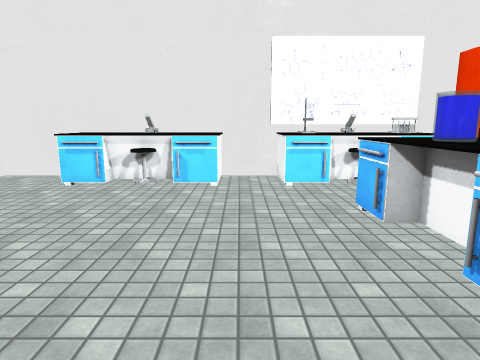
view 1 (above)

17 first-person views from a walk through a scene from a Unity 3-D project. The camera is 1.5 m above the floor, tilts 10° down and sees 75° across. The floor is counted in squares, 0.6 m on a side. Each view is taken from the middle of a square. On the plan, view 1 faces up. The plan holds only what a view shows up to about 19 squares ahead; the rest is blank. The player character is not drawn. Some surface patterns are stand-ins.

view 2
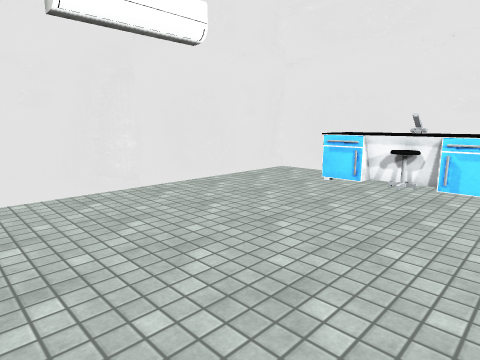

view 3
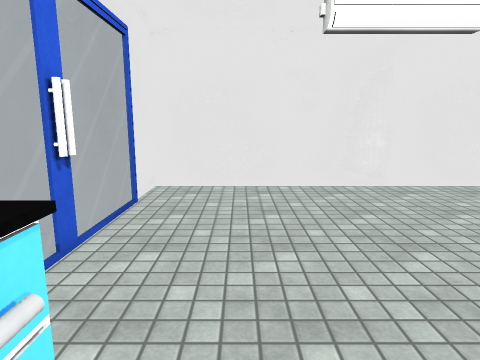

view 4
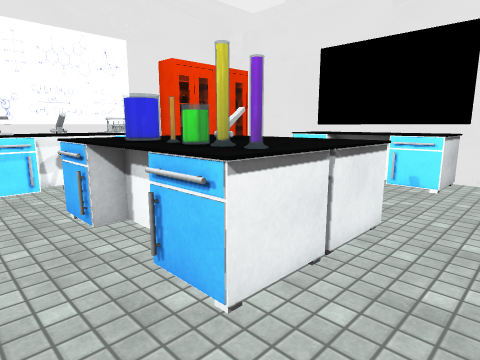

view 5
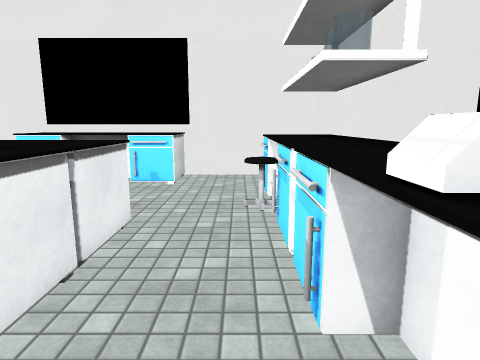

view 6
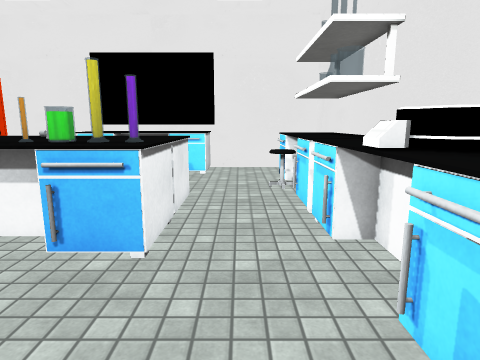

view 7
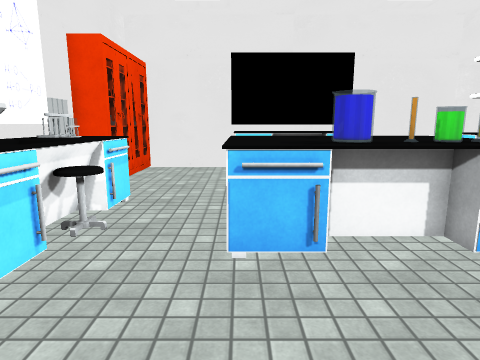

view 8
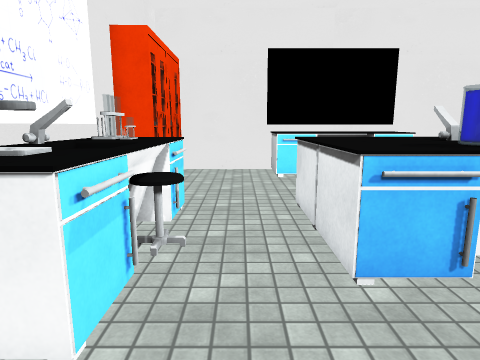

view 9
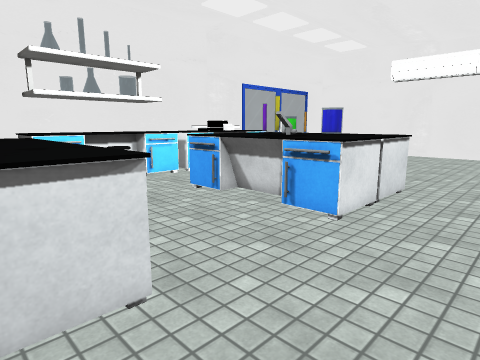

view 10
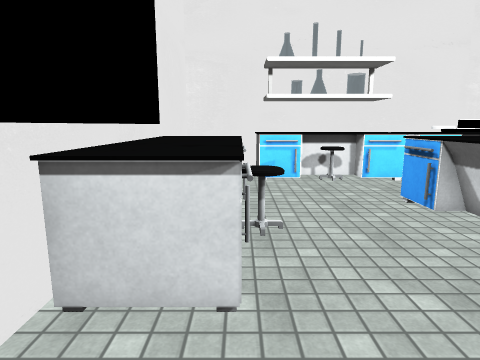

view 11
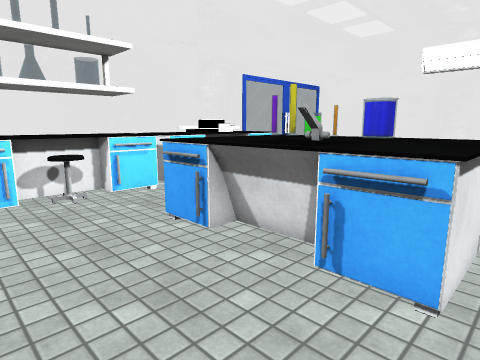

view 12
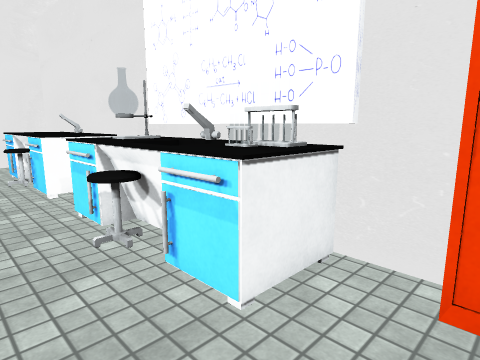

view 13
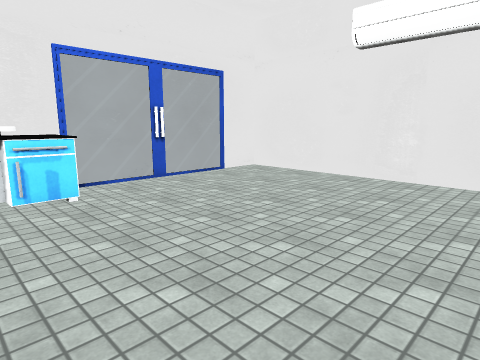

view 14
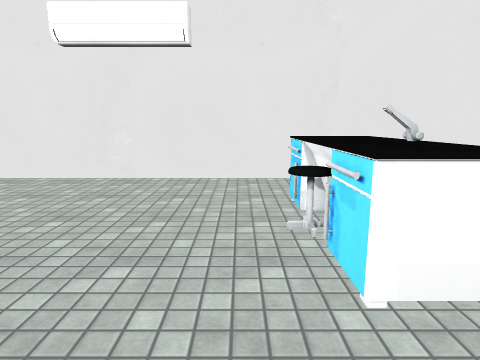

view 15
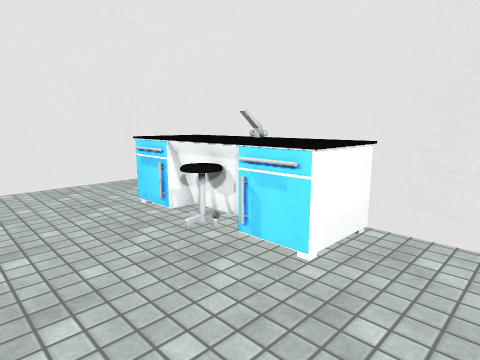

view 16
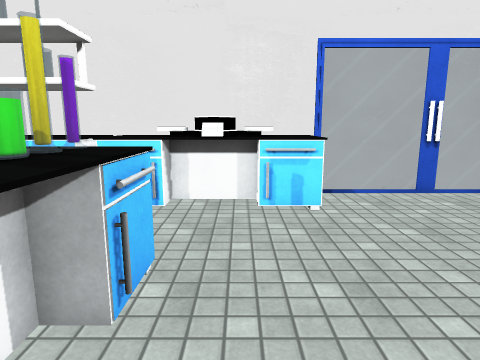

view 17
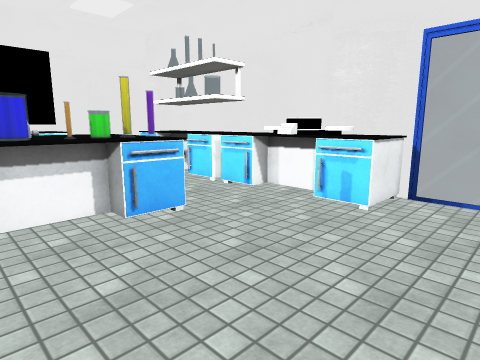

### Floor plan
Points are (right, up) in squares from view 1. A wall is a line through its corners. A room is listed if a view was taken in it or the views show most of it. See-through windows are left out.
Room 1 (views 1, 2, 3, 4, 5, 6, 7, 8, 9, 10, 11, 12, 13, 14, 15, 16, 17)
walls: (2.6, -1.2) (3.1, -1.2); (2.5, -1.6) (2.5, -1) (3.1, -1) (3.1, -1.6); (-5.2, -3.1) (-4.7, -3.2); (-5.2, -3.2) (-4.7, -3.1); (10.6, 15.5) (-11.7, 15.5) (-11.7, -3.5) (16.7, -3.5) (16.7, 14.9); (15.8, 14.2) (10.3, 14.2) (10.3, 15.5)
objects: table (-7, 13) to (-1, 15); table (-7, 15); other object (-4, 12); table (0, -3) to (2, -1); table (2, 13) to (8, 15); table (3, 3) to (6, 9); table (4, -2) to (6, -1); other object (5, 12); table (7, -3) to (13, -1); table (7, 3) to (9, 9); other object (10, 0); other object (13, 6); table (14, 3) to (16, 9)

Positions as (right, up) in squares from view 1, and headings:
1: (0, 0), facing up
2: (0, 0), facing up-left
3: (1, 0), facing left
4: (1, 0), facing up-right
5: (1, 0), facing right
6: (-2, 1), facing right
7: (-2, 9), facing right
8: (-1, 11), facing right
9: (16, 13), facing down-left
10: (14, 13), facing down
11: (13, 10), facing down-left
12: (11, 10), facing up-left
13: (3, 10), facing down-left
14: (3, 11), facing left
15: (2, 8), facing up-left
16: (2, 8), facing down
17: (-4, 8), facing down-right
